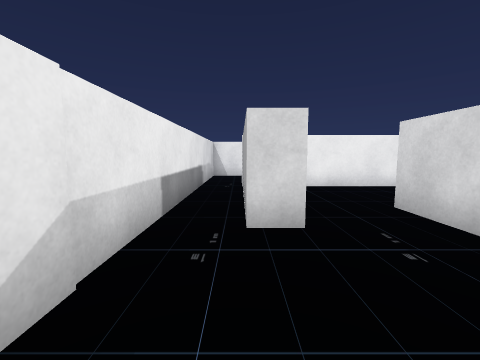
view 1 (above)

20 first-person views from a walk through a scene from a Unity 3-D project. The camera is 0.59 m above the floor, tilts 6° down and sees 90° across. The floor is counted in squares, 0.5 m on a side. Each view is taken from the middle of a square. On the plan, view 1 faces up. The plan holds only what a view shows up to about 11 squares ahead; the rest is blank. The player is left out.

view 2
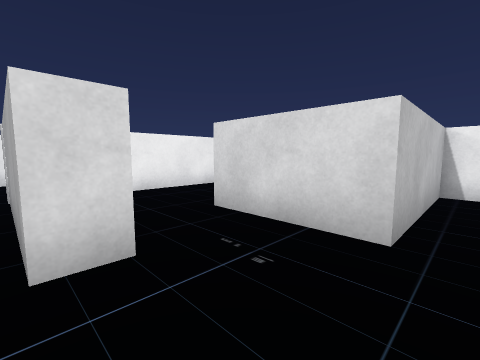

view 3
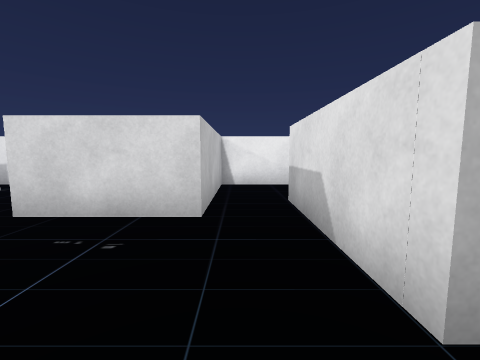

view 4
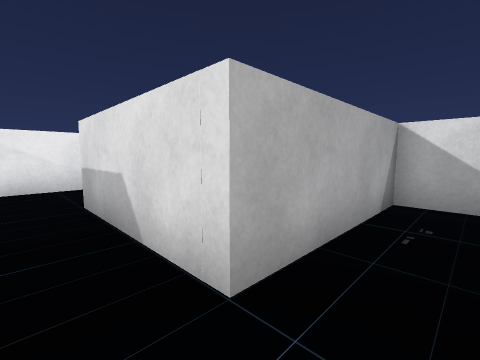

view 5
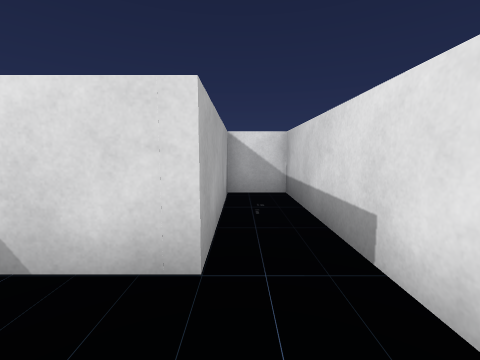

view 6
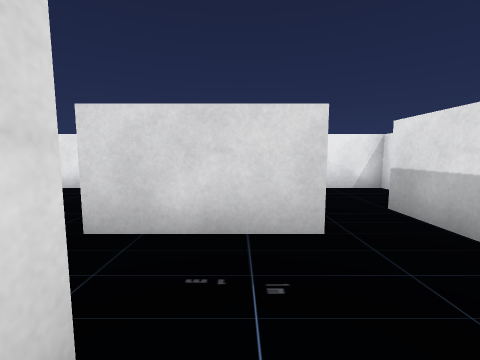

view 7
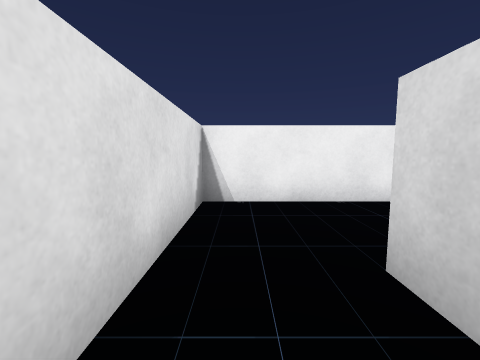

view 8
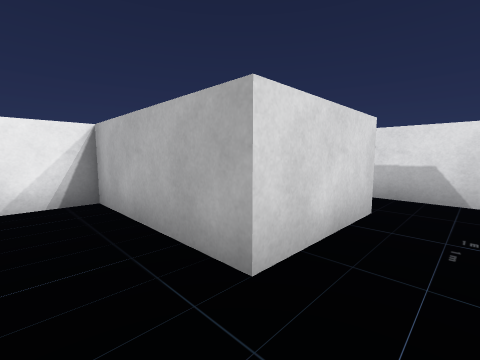

view 9
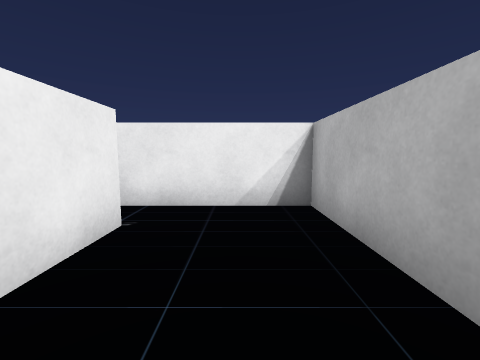

view 10
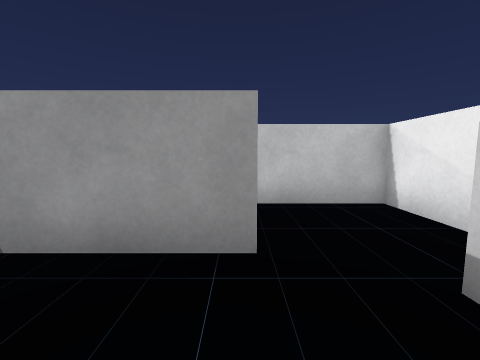

view 11
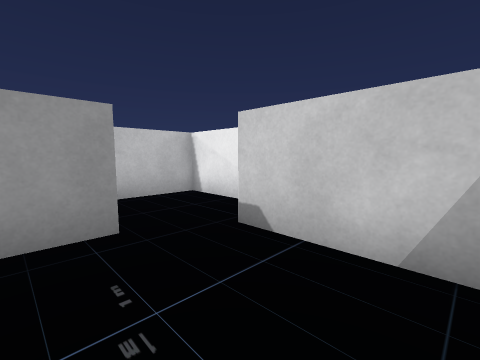

view 12
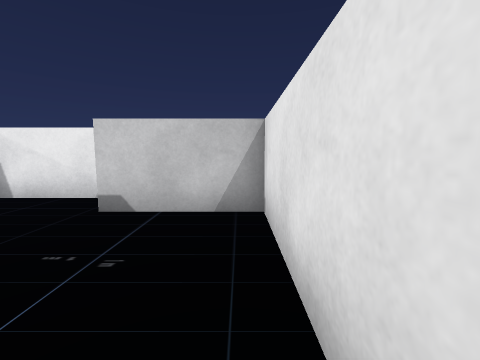

view 13
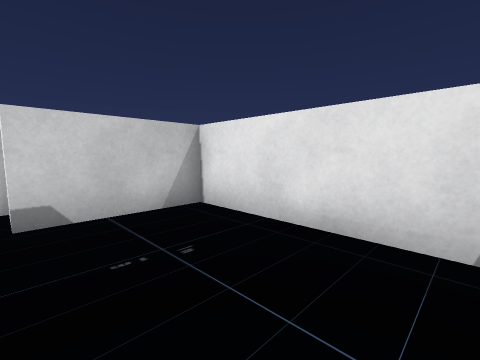

view 14
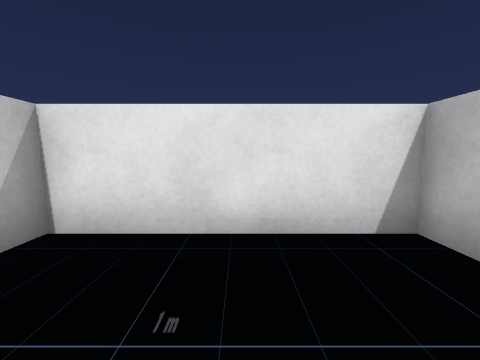

view 15
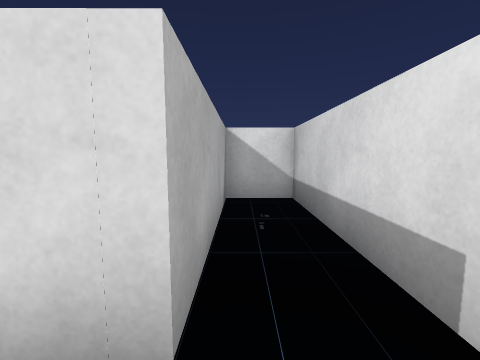

view 16
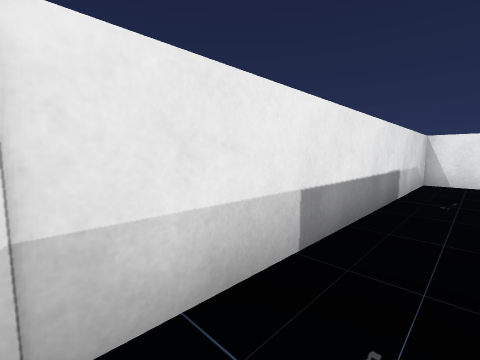

view 17
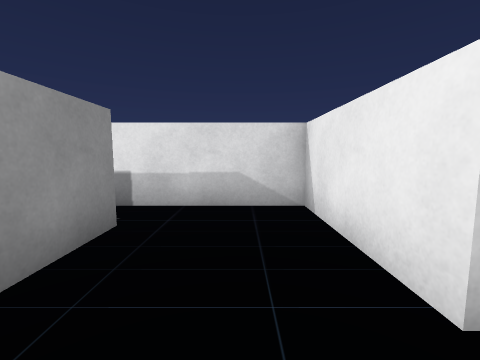

view 18
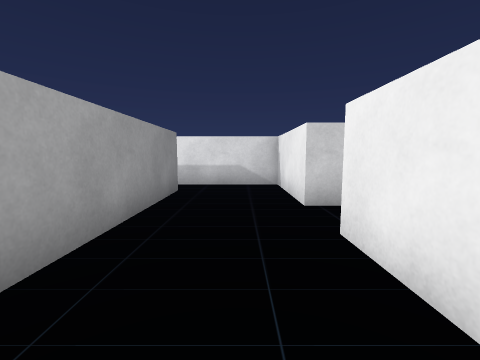

view 19
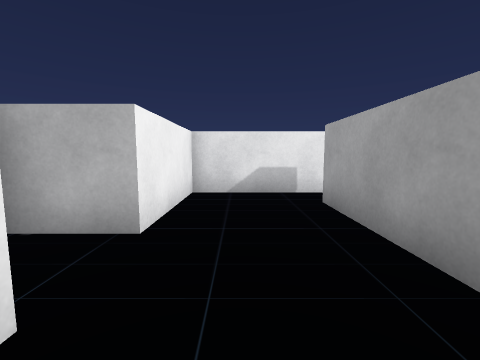

view 20
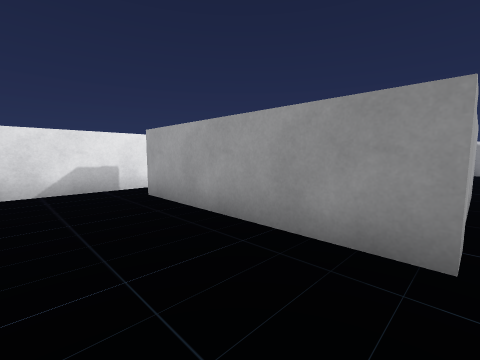

### Floor plan
Points are (right, up) in squares from view 1. A wall is a line through its corners. A room is listed if a view was taken in it or the views show most of it. See-through windows are left out.
Room 1 (views 1, 2, 3, 4, 5, 6, 7, 15, 16)
walls: (-1.5, 3.5) (-1.5, -5.5) (0.4, -5.5) (0.4, -0.3) (3.5, -0.3); (3.5, 1.7) (3.5, 3.4); (1.1, 3.8) (0.1, 3.8)
ways out: opening at (2.5, 4.5) to room 2; opening at (4.5, 1) to room 3; opening at (-1, 4) to room 4
Room 2 (views 8, 9)
walls: (7, 9) (1.1, 9) (1.1, 3.8); (3.5, 3.4) (3.5, 5.3) (8.5, 5.3) (8.5, 8.5)
ways out: opening at (2.5, 4.5) to room 1; opening at (8, 9.5) to room 4
Room 3 (views 10, 11, 12, 13, 14)
walls: (5.2, -1.2) (2.1, -1.2); (3.5, -0.3) (5.2, -0.3); (8.5, -2.1) (8.5, 1.7) (3.5, 1.7); (1.3, -4.5) (1.3, -5.5) (7, -5.5)
ways out: opening at (4.5, 1) to room 1
objects: block (7, -5) to (8, -2)
Room 4 (views 17, 18, 19, 20)
walls: (2.5, 13.5) (-1.5, 13.5) (-1.5, 3.5); (8.5, 8.5) (8.5, 13.5) (4.5, 13.5); (0.1, 3.8) (0.1, 9.9) (7, 9.9)
ways out: opening at (-1, 4) to room 1; opening at (8, 9.5) to room 2; opening at (3.5, 14.5)

Positions as (right, up) in squares from view 1, and headings:
1: (0, 0), facing up
2: (0, 1), facing up-right
3: (-1, 1), facing right
4: (-1, 1), facing down-right
5: (0, 2), facing down
6: (0, 3), facing right
7: (2, 3), facing up
8: (2, 7), facing down-right
9: (3, 7), facing right
10: (5, -4), facing up
11: (4, -5), facing up-right
12: (2, -5), facing right
13: (2, -2), facing down-right
14: (4, -2), facing down
15: (0, 1), facing down
16: (0, 2), facing up-left
17: (4, 12), facing left
18: (8, 12), facing left
19: (1, 12), facing right
20: (0, 13), facing down-right
